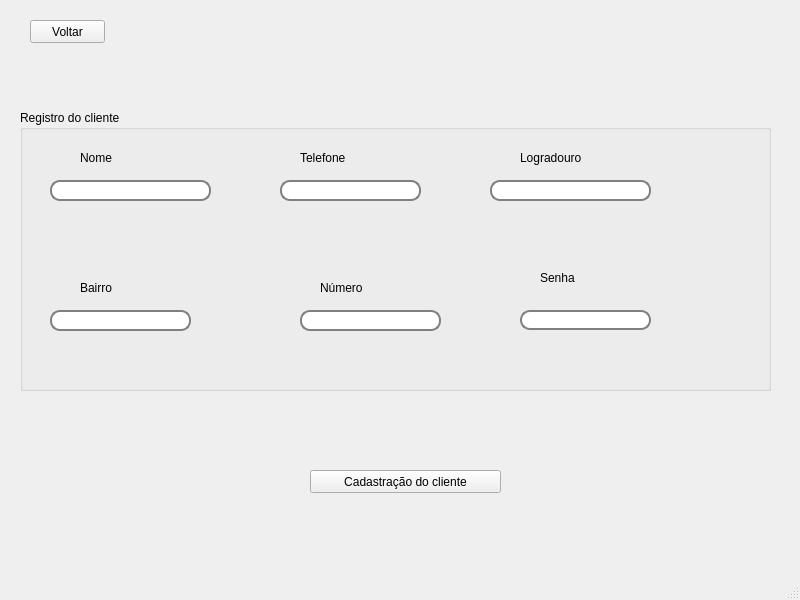
<?xml version="1.0" encoding="UTF-8"?>
<ui version="4.0">
 <class>MainWindow</class>
 <widget class="QMainWindow" name="MainWindow">
  <property name="geometry">
   <rect>
    <x>0</x>
    <y>0</y>
    <width>800</width>
    <height>600</height>
   </rect>
  </property>
  <property name="windowTitle">
   <string>MainWindow</string>
  </property>
  <widget class="QWidget" name="centralwidget">
   <widget class="QPushButton" name="pushButton">
    <property name="geometry">
     <rect>
      <x>30</x>
      <y>20</y>
      <width>75</width>
      <height>23</height>
     </rect>
    </property>
    <property name="styleSheet">
     <string notr="true">
font: italic 12pt &quot;Arial&quot;;</string>
    </property>
    <property name="text">
     <string>Voltar</string>
    </property>
   </widget>
   <widget class="QGroupBox" name="groupBox">
    <property name="geometry">
     <rect>
      <x>20</x>
      <y>110</y>
      <width>751</width>
      <height>281</height>
     </rect>
    </property>
    <property name="title">
     <string>Registro do cliente</string>
    </property>
    <widget class="QLabel" name="label">
     <property name="geometry">
      <rect>
       <x>60</x>
       <y>40</y>
       <width>71</width>
       <height>16</height>
      </rect>
     </property>
     <property name="styleSheet">
      <string notr="true">font: 12pt &quot;Arial&quot;;</string>
     </property>
     <property name="text">
      <string>Nome</string>
     </property>
    </widget>
    <widget class="QLineEdit" name="lineEdit">
     <property name="geometry">
      <rect>
       <x>30</x>
       <y>70</y>
       <width>161</width>
       <height>21</height>
      </rect>
     </property>
     <property name="styleSheet">
      <string notr="true"> border: 2px solid gray; /* Define uma borda de 2 pixels e cor cinza */
    border-radius: 10px;    /* Arredonda os cantos com 10 pixels */
    padding: 0 8px;</string>
     </property>
    </widget>
    <widget class="QLabel" name="label_2">
     <property name="geometry">
      <rect>
       <x>280</x>
       <y>40</y>
       <width>71</width>
       <height>16</height>
      </rect>
     </property>
     <property name="styleSheet">
      <string notr="true">font: 12pt &quot;Arial&quot;;</string>
     </property>
     <property name="text">
      <string>Telefone</string>
     </property>
    </widget>
    <widget class="QLineEdit" name="lineEdit_2">
     <property name="geometry">
      <rect>
       <x>260</x>
       <y>70</y>
       <width>141</width>
       <height>21</height>
      </rect>
     </property>
     <property name="styleSheet">
      <string notr="true"> border: 2px solid gray; /* Define uma borda de 2 pixels e cor cinza */
    border-radius: 10px;    /* Arredonda os cantos com 10 pixels */
    padding: 0 8px;</string>
     </property>
    </widget>
    <widget class="QLabel" name="label_3">
     <property name="geometry">
      <rect>
       <x>500</x>
       <y>40</y>
       <width>91</width>
       <height>16</height>
      </rect>
     </property>
     <property name="styleSheet">
      <string notr="true">font: 12pt &quot;Arial&quot;;</string>
     </property>
     <property name="text">
      <string>Logradouro</string>
     </property>
    </widget>
    <widget class="QLineEdit" name="lineEdit_3">
     <property name="geometry">
      <rect>
       <x>470</x>
       <y>70</y>
       <width>161</width>
       <height>21</height>
      </rect>
     </property>
     <property name="styleSheet">
      <string notr="true"> border: 2px solid gray; /* Define uma borda de 2 pixels e cor cinza */
    border-radius: 10px;    /* Arredonda os cantos com 10 pixels */
    padding: 0 8px;</string>
     </property>
    </widget>
    <widget class="QLabel" name="label_4">
     <property name="geometry">
      <rect>
       <x>60</x>
       <y>170</y>
       <width>61</width>
       <height>16</height>
      </rect>
     </property>
     <property name="styleSheet">
      <string notr="true">font: 12pt &quot;Arial&quot;;</string>
     </property>
     <property name="text">
      <string>Bairro</string>
     </property>
    </widget>
    <widget class="QLineEdit" name="lineEdit_4">
     <property name="geometry">
      <rect>
       <x>30</x>
       <y>200</y>
       <width>141</width>
       <height>21</height>
      </rect>
     </property>
     <property name="styleSheet">
      <string notr="true"> border: 2px solid gray; /* Define uma borda de 2 pixels e cor cinza */
    border-radius: 10px;    /* Arredonda os cantos com 10 pixels */
    padding: 0 8px;</string>
     </property>
    </widget>
    <widget class="QLabel" name="label_5">
     <property name="geometry">
      <rect>
       <x>300</x>
       <y>170</y>
       <width>71</width>
       <height>16</height>
      </rect>
     </property>
     <property name="styleSheet">
      <string notr="true">font: 12pt &quot;Arial&quot;;</string>
     </property>
     <property name="text">
      <string>Número</string>
     </property>
    </widget>
    <widget class="QLineEdit" name="lineEdit_5">
     <property name="geometry">
      <rect>
       <x>280</x>
       <y>200</y>
       <width>141</width>
       <height>21</height>
      </rect>
     </property>
     <property name="styleSheet">
      <string notr="true"> border: 2px solid gray; /* Define uma borda de 2 pixels e cor cinza */
    border-radius: 10px;    /* Arredonda os cantos com 10 pixels */
    padding: 0 8px;</string>
     </property>
    </widget>
    <widget class="QLineEdit" name="lineEdit_6">
     <property name="geometry">
      <rect>
       <x>500</x>
       <y>200</y>
       <width>131</width>
       <height>20</height>
      </rect>
     </property>
     <property name="styleSheet">
      <string notr="true"> border: 2px solid gray; /* Define uma borda de 2 pixels e cor cinza */
    border-radius: 10px;    /* Arredonda os cantos com 10 pixels */
    padding: 0 8px;</string>
     </property>
    </widget>
    <widget class="QLabel" name="label_6">
     <property name="geometry">
      <rect>
       <x>520</x>
       <y>160</y>
       <width>61</width>
       <height>16</height>
      </rect>
     </property>
     <property name="styleSheet">
      <string notr="true">font: 12pt &quot;Arial&quot;;</string>
     </property>
     <property name="text">
      <string>Senha</string>
     </property>
    </widget>
   </widget>
   <widget class="QPushButton" name="pushButton_2">
    <property name="geometry">
     <rect>
      <x>310</x>
      <y>470</y>
      <width>191</width>
      <height>23</height>
     </rect>
    </property>
    <property name="styleSheet">
     <string notr="true">font: italic 12pt &quot;Arial&quot;;</string>
    </property>
    <property name="text">
     <string>Cadastração do cliente</string>
    </property>
   </widget>
  </widget>
  <widget class="QMenuBar" name="menubar">
   <property name="geometry">
    <rect>
     <x>0</x>
     <y>0</y>
     <width>800</width>
     <height>21</height>
    </rect>
   </property>
  </widget>
  <widget class="QStatusBar" name="statusbar"/>
 </widget>
 <resources/>
 <connections/>
</ui>
